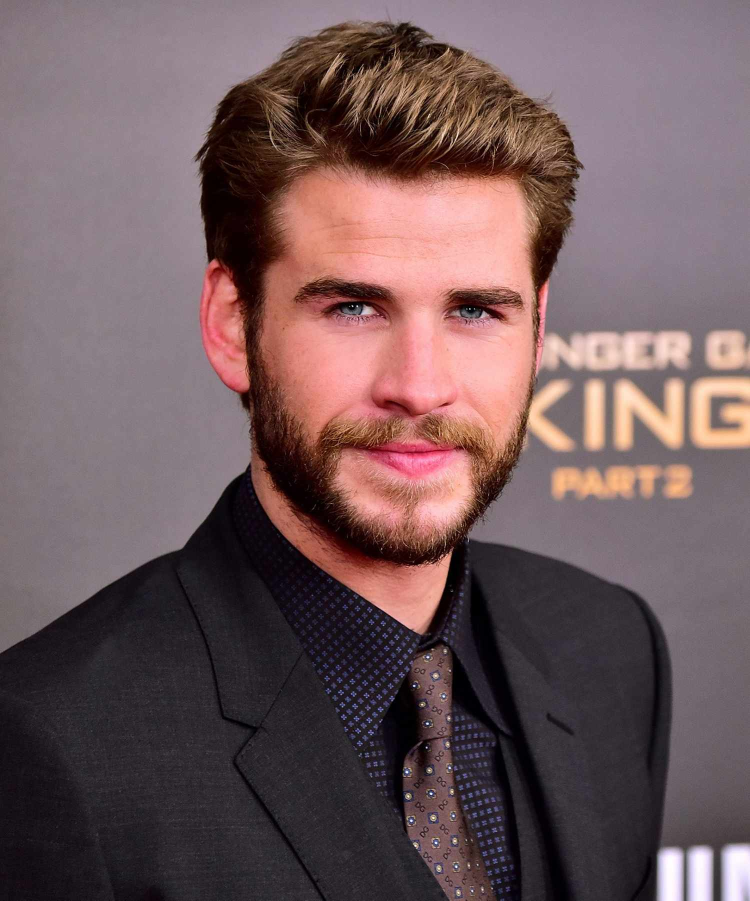
#> input picture Input/liam hemsworth.jpg, 1500 x 1801 px, found by its file name (shown at 1/2 size)
$ python Database.py
#> lines starting #> are read from the running program, lines starting #| are printed output that depends on the picture
import os
import cv2
import sqlite3
from PIL import Image


def detect_faces(input_image_path):

#> called with input_image_path = 'input\\liam hemsworth.jpg'
    inputimg = Image.open(input_image_path)
#> inputimg is the input picture: PIL image 1500x1801 RGB; mean R, G, B 111.9, 89.4, 92.1

    input_image = cv2.imread(input_image_path)

    face_detector = cv2.CascadeClassifier(cv2.data.haarcascades + 'haarcascade_frontalface_default.xml')

    faces = face_detector.detectMultiScale(input_image, scaleFactor=1.2, minNeighbors=6)
#> faces = [[480, 359, 676, 676]]

    # remove the face2.jpg if exists
    inputfilename = os.path.basename(input_image_path)
    outputfilepath = f"Database\\{inputfilename}"
    if os.path.isfile(outputfilepath):
        os.remove(outputfilepath)
    for (x, y, w, h) in faces:
        face_roi = input_image[y:y+h, x:x+w]
        cv2.imwrite(outputfilepath, face_roi)
#> this loop made 1 pass
#> pass 1, in detect_faces, `face_roi = input_image[y:y+h, x:x+w]`:
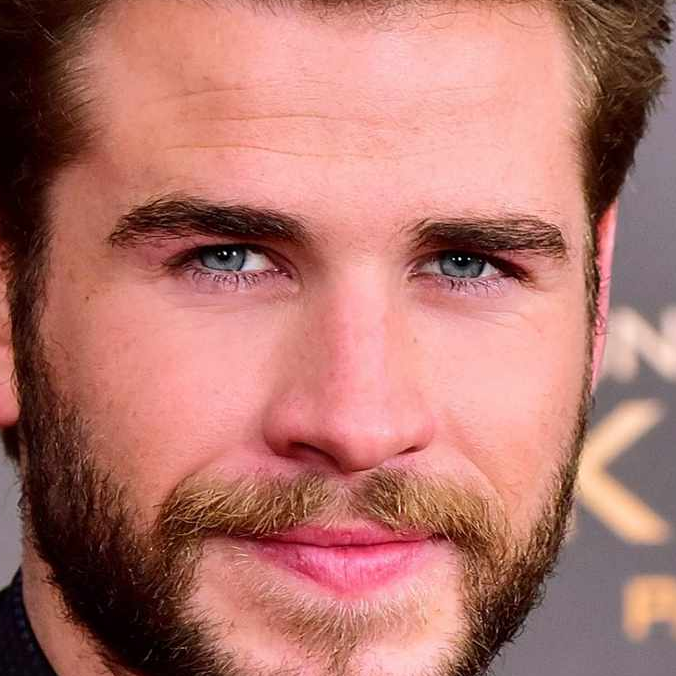
#> face_roi: shape (676, 676, 3); mean B, G, R 108.9, 116.9, 178.3

    face = cv2.imread(outputfilepath)
    face = cv2.cvtColor(face, cv2.COLOR_BGR2GRAY)
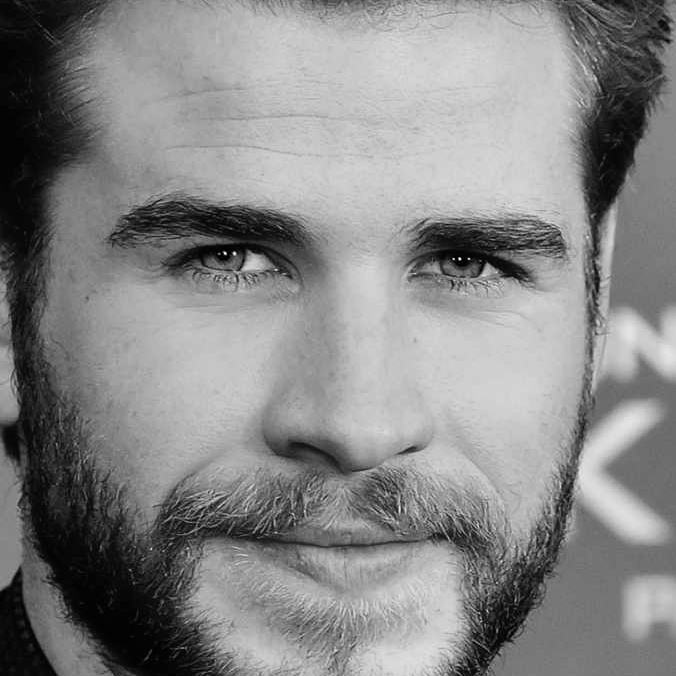
#> face: shape (676, 676); min 0, max 254, mean 134.4
    face = cv2.resize(face, (100, 100))
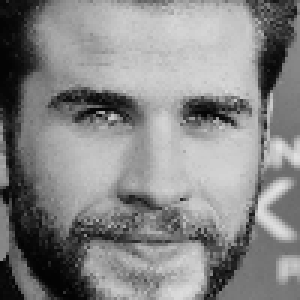
#> face: shape (100, 100) (shown 3 times larger); min 2, max 225, mean 134.2
    cv2.imwrite(outputfilepath, face)

    conn = sqlite3.connect("face_data.db")
    cursor = conn.cursor()
    cursor.execute("CREATE TABLE IF NOT EXISTS faces(faceID TEXT PRIMARY KEY, face BLOB)")
    cmd = "SELECT * FROM faces WHERE faceID = 1"
    cursor = conn.execute(cmd)
    isRecordExist = 0
    for row in cursor:
        isRecordExist = 1
    if isRecordExist == 1:
        cmd = "UPDATE faces SET face = (?) WHERE faceID = 1"
    else:
        cmd = "INSERT INTO faces (faceID, face) VALUES (1, ?)"
    with open(outputfilepath, 'rb') as f:
        data = f.read()
    conn.execute(cmd, (data,))
    conn.commit()
    conn.close()

    if __name__ != "__main__":
        return outputfilepath


if __name__ == "__main__":
    detect_faces("input\\liam hemsworth.jpg")
